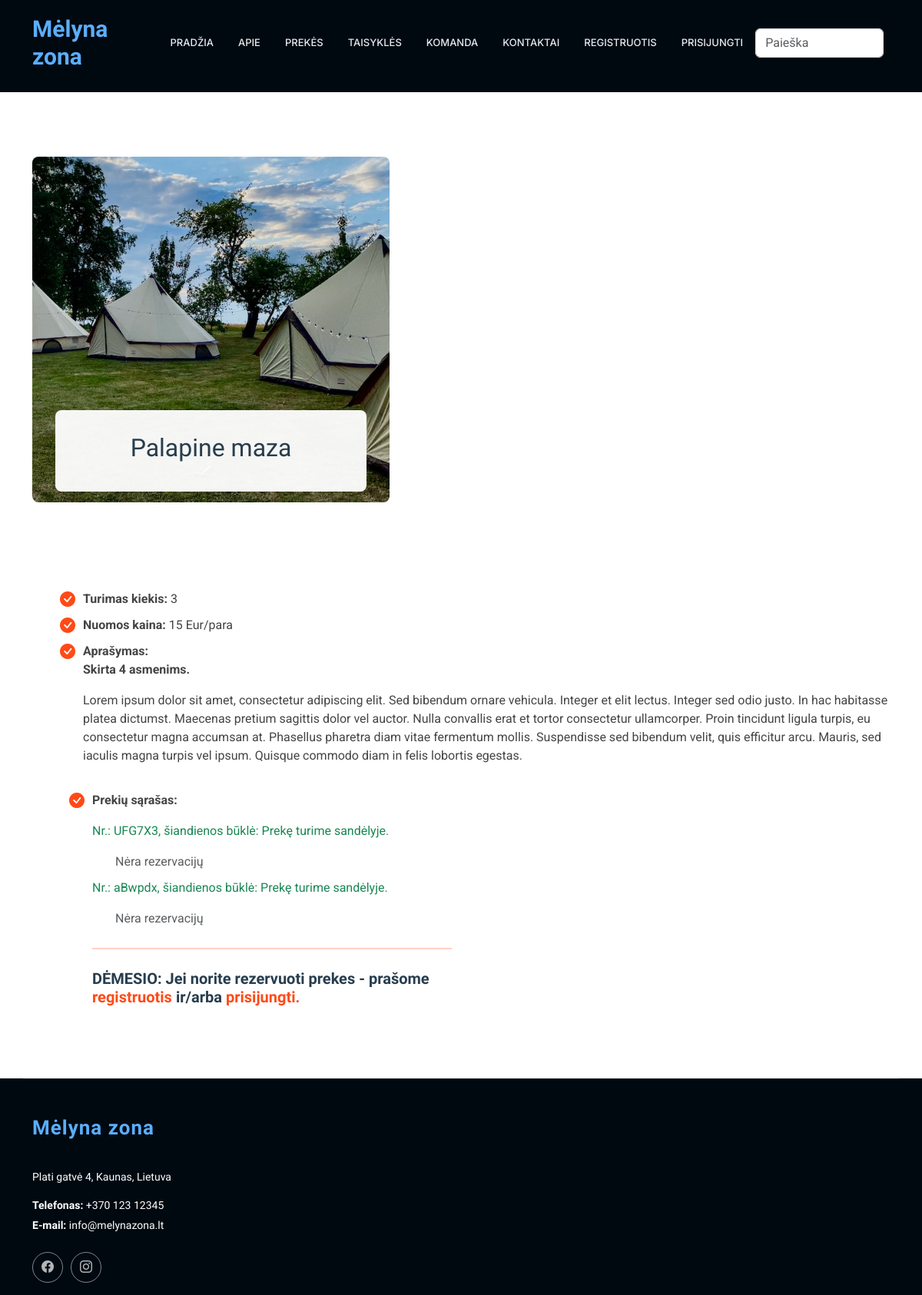
Before: /rent/product/8 with the older database file.
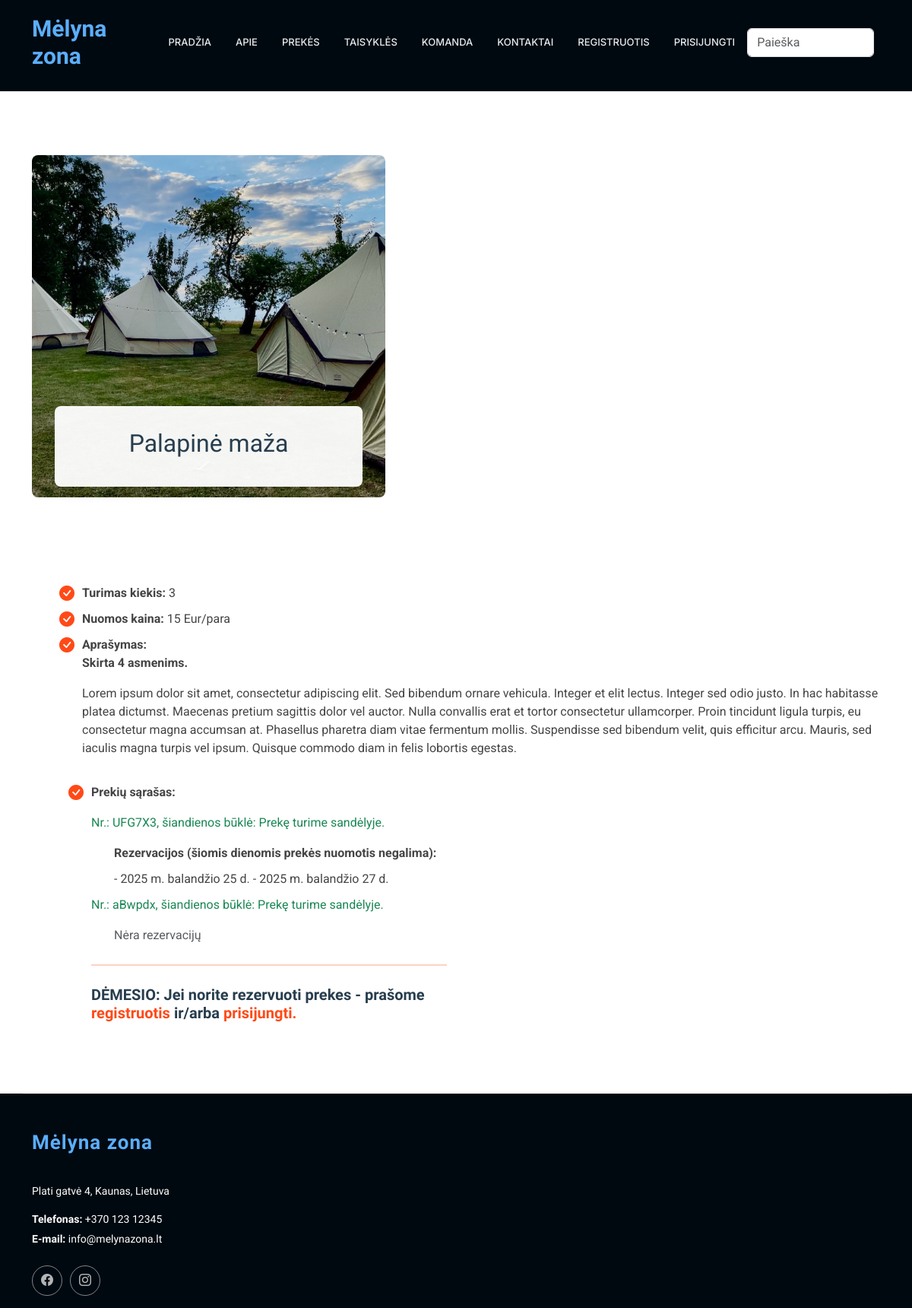
After: the same page with the newer database file.
### rent/models.py (models this page shows, shortened)
class Product(models.Model):
    name = models.CharField(verbose_name="Pavadinimas", max_length=100)
    price = models.IntegerField(verbose_name="Kaina", null=True, blank=True, help_text="Paros nuomos kaina")
    description = HTMLField(verbose_name="Aprašymas", max_length=1000, help_text='Trumpas produkto aprašymas', null=True, blank=True, default="")
    inv_no = models.CharField(verbose_name="Invenorizacijos numeris", max_length=100, null=True, blank=True, unique=True,
                              help_text="Veskite invenorizacijos numerį")
    quantity = models.IntegerField(verbose_name="Kiekis", null=True, blank=True, help_text="Kiekis")
    group = models. ForeignKey(to="Group", on_delete=models.SET_NULL, null=True, blank=True, verbose_name="Produktų grupės", help_text="Parinkite kokia grupei priklauso produktas")
    cover = models.ImageField(verbose_name="Paveikslėlis", upload_to='covers', null=True, blank=True)
    def __str__(self):
        return self.name
    class Meta:
        verbose_name = "Prouktas"
        verbose_name_plural = "Produktai"
        ordering = ['inv_no']

class Status(models.Model):
    uuid = ShortUUIDField(help_text='Unikalus ID vienodams produktams')
    product = models.ForeignKey(to="Product", null=True, blank=True, on_delete=models.CASCADE, verbose_name="Produktas", related_name="product_status")
    customer = models.ForeignKey(to=User, null=True, blank=True, on_delete=models.SET_NULL, verbose_name="Klientas")
    reservations = models.ForeignKey(to="Reservation", on_delete=models.SET_NULL, null=True, blank=True, related_name="status_reservations")
    created_at = models.DateTimeField(auto_now_add=True, null=True, blank=True, verbose_name="Sukurta")
    LOAN_STATUS = (
        ('n', 'Laikinai neprieinama'),
        ('i', 'Išnuomota'),
        ('g', 'Prekę turime sandėlyje.'),
        ('r', 'Rezervuota'),
    )
    condition = models.CharField(max_length=1, choices=LOAN_STATUS, blank=True, default="a", verbose_name="Būsena")
    class Meta:
        ordering = ['due_date']
        verbose_name = "Produkto būsena"
        verbose_name_plural = "Produktų būsenos"
        ordering = ['-pk']

class Reservation(models.Model):
    status = models.ForeignKey(Status, on_delete=models.CASCADE, related_name='reservations_status',null=True, blank=True)
    start_date = models.DateField(verbose_name="Nuomos pradžios data", null=True, blank=True)
    end_date = models.DateField(verbose_name="Nuomos pabaigos datas", null=True, blank=True)
    customer = models.ForeignKey(User, on_delete=models.SET_NULL, null=True, blank=True, verbose_name="Klientas")
    is_approved = models.BooleanField(default=False, verbose_name="Ar patvirtinta", null=True, blank=True)
    approval_date = models.DateTimeField(verbose_name="Patvirtinimo data", null=True, blank=True)
    class Meta:
        verbose_name = "Rezervacija"
        verbose_name_plural = "Rezervacijos"
        ordering = ['start_date']

### rent/views.py (the view)
# urls.py: path("product/<int:product_id>", views.product, name="product"),
def product(request, product_id):
    product = Product.objects.prefetch_related('product_status__reservations_status').get(id=product_id)
    context = {"product": product, }
    return render(request, 'product.html', context)

### rent/templates/product.html (shortened to what this page needs)
{% extends "base2.html" %}
{% load i18n %}
{% load static %}
{% block "content" %}
<section id="product_img" class="services section">
    <div class="container" data-aos="fade-up" data-aos-delay="100">
        <div class="col-xl-5 col-md-6" data-aos="zoom-in" data-aos-delay="200">
            <div class="service-item">
                {% if product.cover %}
                <div class="img">
                    <img src="{{ product.cover.url }}" class="img-fluid" alt=""
                         style="max-width: 600px; height: auto;">
                </div>
                {% endif %}
                <div class="details2">
                    <h2>{{ product }}</h2>
                </div>
            </div>
        </div>
    </div>
</section>
<section id="product_description" class="about section">
    <div class="container" data-aos="fade-up" data-aos-delay="100">
        <div class="row gy-4">
            <div class="content ps-0 ps-lg-5">
                <ul class="pt-2">
                    <li><i class="bi bi-check-circle-fill"></i><strong>Turimas kiekis: </strong> {{ product.quantity }}
                    </li>
                    <li><i class="bi bi-check-circle-fill"></i><strong>Nuomos kaina: </strong> {{ product.price }} Eur/para
                    </li>
                    <li><i class="bi bi-check-circle-fill"></i><strong>Aprašymas: </strong> {{ product.description | safe }}
                    </li>
                </ul>
            </div>
        </div>
        <div class="row align-items-start gy-4">
            <div class="col-lg-6">
                <div class="content ps-0 ps-lg-5">
                    <ul class="pt-2">
                        <li><i class="bi bi-check-circle-fill"></i><strong>Prekių sąrašas: </strong>
                            {% if product.product_status.all %}
                            {% for status in product.product_status.all %}
                            {% if status.condition != "n" %}
                            <p class="{% if status.condition == 'i' or status.condition == 'n' %}text-danger{% elif status.condition == 'g' %}text-success{% endif %}">
                                Nr.: {{ status.uuid|slice:":6" }}, šiandienos būklė: {{ status.get_condition_display }}
                            </p>
                            <ul>
                                {% if status.reservations_status.all %}
                                <li><strong>Rezervacijos (šiomis dienomis prekės nuomotis negalima):</strong></li>
                                {% for reservation in status.reservations_status.all %}
                                <li>
                                    - {{ reservation.start_date }} - {{ reservation.end_date }}
                                </li>
                                {% endfor %}
                                {% else %}
                                <li class="text-muted">Nėra rezervacijų</li>
                                {% endif %}
                            </ul>
                            {% endif %}
                            {% endfor %}
                            {% if not user.is_authenticated %}
                            <hr style="border: none; height: 2px; background-color: #ff4a17;"/>
                        <li><h5><strong>DĖMESIO: Jei norite rezervuoti prekes - prašome <a href="{% url 'register'%}">registruotis</a> ir/arba <a href="{% url 'login'%}">prisijungti.</a></strong>
                        </h5></li>
                        {% endif %}
                        {% else %}
                        <p class="text-danger">Šiuo metu neturime šios prekės</p>
                        {% endif %}
                        </li>
                    </ul>
                </div>
            </div>
        </div>
    </div>
</section>
{% endblock %}

Changed rows visible on the page:
changed Product: name "Palapine maza" → "Palapinė maža"
computed for Status "UFG7X3": text "Nėra rezervacijų" → "Rezervacijos (šiomis dienomis prekės nuomotis negalima):"
added Reservation: start_date "2025 m. balandžio 25 d.", end_date "2025 m. balandžio 27 d.", shown under Status "UFG7X3"
